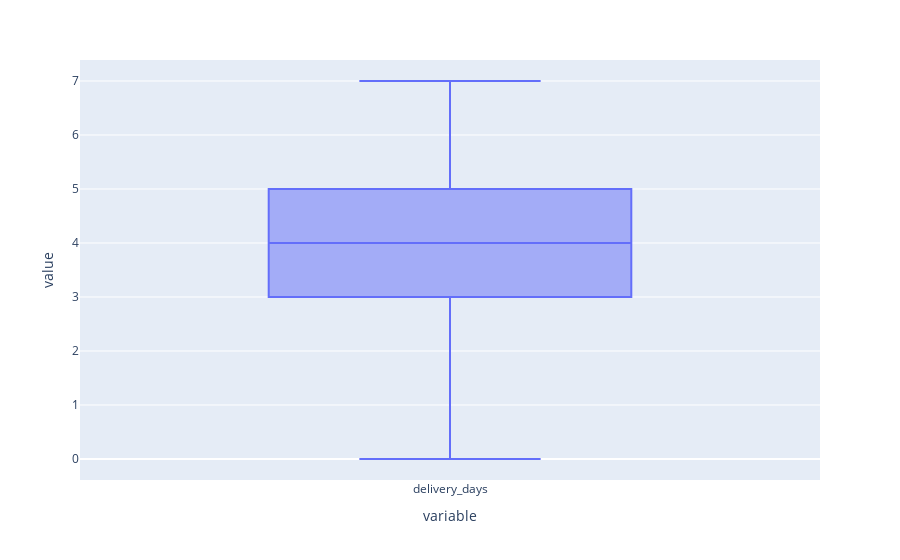

Notebook code for this chart:
### Code cell
sales_bloxplot = filter_columns(database, ['delivery_days'])

pd.options.plotting.backend = "plotly"

fig = sales_bloxplot.boxplot()
fig.show()

### Figure 1 — Plotly figure (JSON) as saved in the notebook; plotly's stock layout.template omitted (floating-point values rounded to 4 significant figures; data arrays with more than 128 entries replaced by an {"elided": "..."} marker saying what was removed)
{"data": [{"alignmentgroup": "True", "hovertemplate": "variable=%{x}<br>value=%{y}<extra></extra>", "legendgroup": "", "marker": {"color": "#636efa"}, "name": "", "notched": false, "offsetgroup": "", "orientation": "v", "showlegend": false, "type": "box", "x": {"elided": "51290 str values"}, "x0": " ", "xaxis": "x", "y": {"elided": "51290 int values"}, "y0": " ", "yaxis": "y"}], "layout": {"boxmode": "group", "legend": {"tracegroupgap": 0}, "margin": {"t": 60}, "xaxis": {"anchor": "y", "domain": [0, 1], "title": {"text": "variable"}}, "yaxis": {"anchor": "x", "domain": [0, 1], "title": {"text": "value"}}}}
